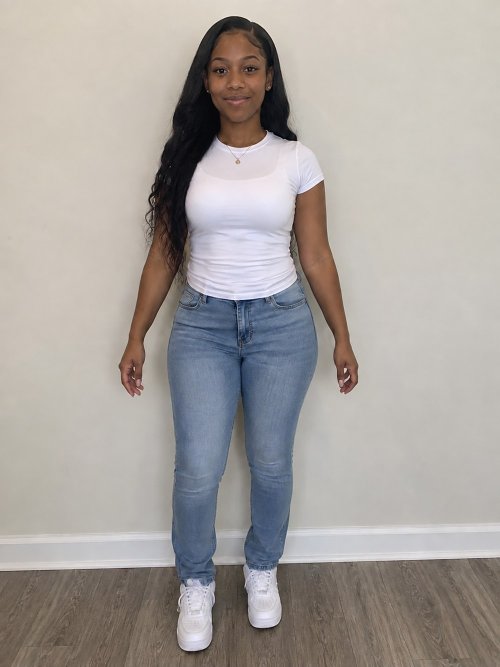
#> input picture docs/campaign/assets/01-her-photo.jpg, 1000 x 1333 px, found by its file name (shown at 1/2 size); its folder holds 7 pictures in this run
$ python render.py
#> lines starting #> are read from the running program, lines starting #| are printed output that depends on the picture
"""Render the VAA ALTERNATE motion ads as real 1080x1920 MP4s.

Each ad is a list of beats; a beat draws one frame at time t. Frames go through ffmpeg.
Assets come from the repo folder docs/campaign/assets.
"""
import math, os, subprocess, sys
from PIL import Image, ImageDraw, ImageFont

HERE = os.path.dirname(os.path.abspath(__file__))
ASSETS = r"C:\Users\User\neggarman\alternate-style-hub\docs\campaign\assets"
OUT = os.path.join(HERE, "out")
W, H, FPS = 1080, 1920, 30

INK = (25, 23, 16); PAPER = (243, 241, 236); MUSTARD = (219, 174, 73)
NAVY = (34, 42, 65); BAD = (140, 47, 47)

F_BLACK = r"C:\Windows\Fonts\ariblk.ttf"
F_BOLD = r"C:\Windows\Fonts\arialbd.ttf"
F_MONO = r"C:\Windows\Fonts\consolab.ttf"


def font(path, size):
    return ImageFont.truetype(path, size)


# [4 lines left out: function ease, not called in this run]


def load(name, zoom=1.0, focus=0.32):
    """An asset cropped to the 9:16 frame, `focus` = which part of the height to keep centred."""
#> called with name = '01-her-photo.jpg', zoom = 1, focus = 0.1
    im = Image.open(os.path.join(ASSETS, name)).convert("RGB")
#> im is the input picture: PIL image 1000x1333 RGB; mean R, G, B 167.9, 162.5, 158.2
    scale = max(W / im.width, H / im.height) * zoom
#> scale = 1.44
    im = im.resize((int(im.width * scale), int(im.height * scale)), Image.LANCZOS)
#> im: PIL image 1440x1919 RGB
    x = (im.width - W) // 2
#> x = 180
    y = int((im.height - H) * focus)
#> y = 0
    y = max(0, min(im.height - H, y))
    return im.crop((x, y, x + W, y + H))
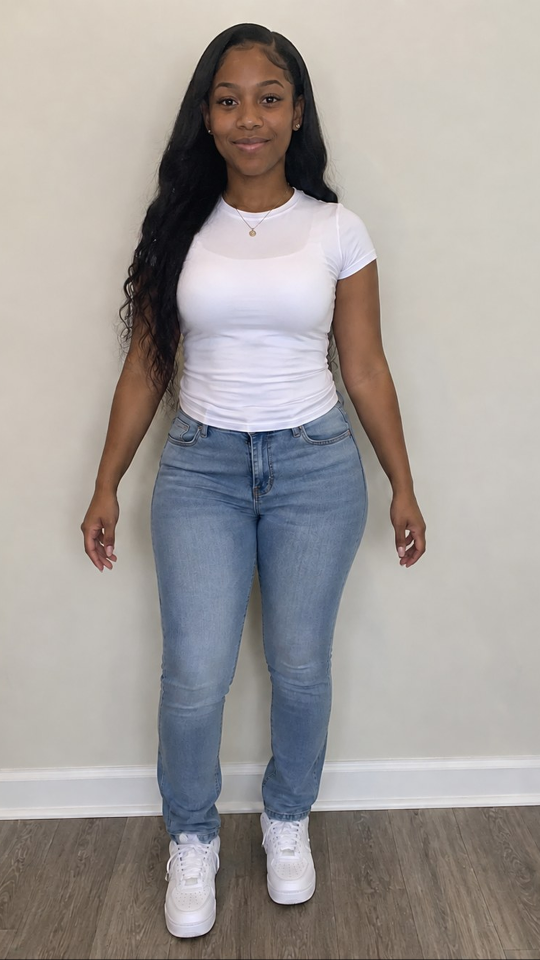
#> returned value: PIL image 1080x1920 RGB (shown at 1/2 size); mean R, G, B 161.4, 156.3, 153.7


# [136 lines left out: functions scrim, text, rise, brandbar, ad_heels, ad_ours and 1 more, not called in this run]


if __name__ == "__main__":
    os.makedirs(OUT, exist_ok=True)
    her = load("01-her-photo.jpg", focus=0.10)
    paid = load("04-paid-chatgpt.jpg", focus=0.10)
#> call 2 of load, with name = '04-paid-chatgpt.jpg', zoom = 1, focus = 0.1
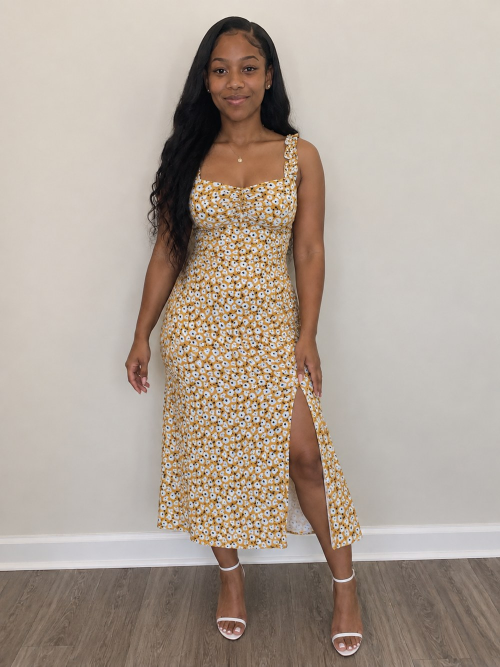
#> input picture docs/campaign/assets/04-paid-chatgpt.jpg, 1000 x 1333 px, found by its file name (shown at 1/2 size)
#> in load, im is the input picture: PIL image 1000x1333 RGB; mean R, G, B 176.2, 163.4, 152.2
#> in load (call 2), `return im.crop((x, y, x + W, y + H))`:
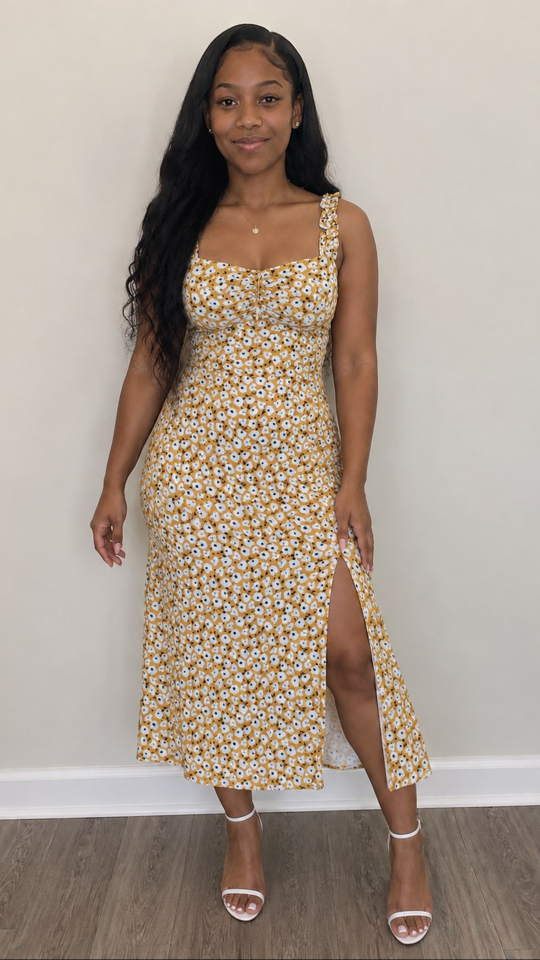
#> returned value: PIL image 1080x1920 RGB (shown at 1/2 size); mean R, G, B 170.8, 156.3, 144
    ours = load("05-alternate.jpg", focus=0.14)
#> call 3 of load, with name = '05-alternate.jpg', zoom = 1, focus = 0.14
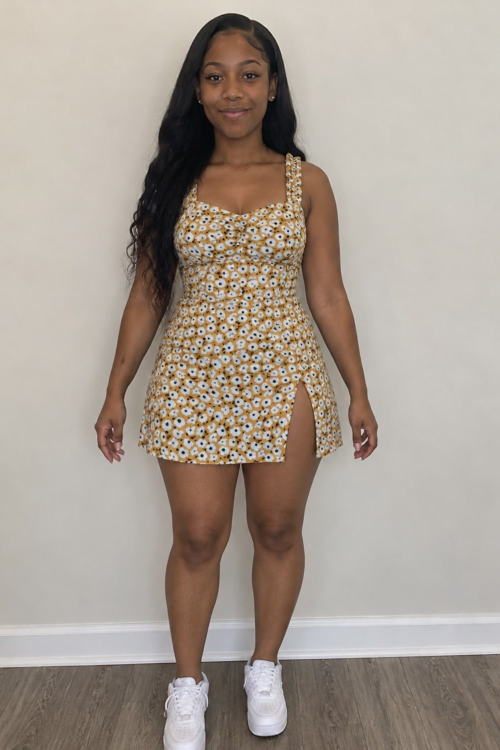
#> input picture docs/campaign/assets/05-alternate.jpg, 1000 x 1499 px, found by its file name (shown at 1/2 size)
#> in load, im is the input picture: PIL image 1000x1499 RGB; mean R, G, B 167.8, 156.9, 146.7
#> in load (call 3), `return im.crop((x, y, x + W, y + H))`:
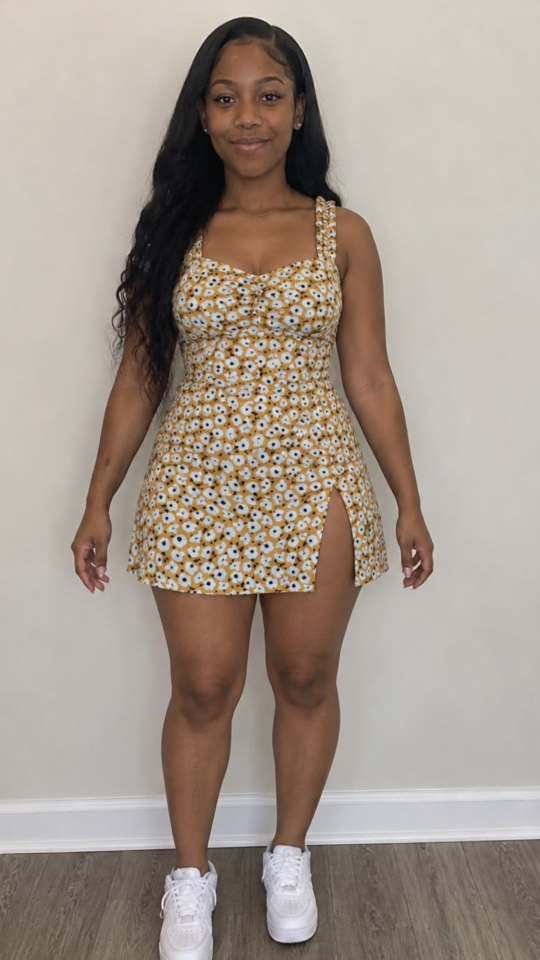
#> returned value: PIL image 1080x1920 RGB (shown at 1/2 size); mean R, G, B 163.7, 151.8, 141.2
    feet = Image.open(os.path.join(ASSETS, "07-feet-paid-chatgpt.jpg")).convert("RGB")
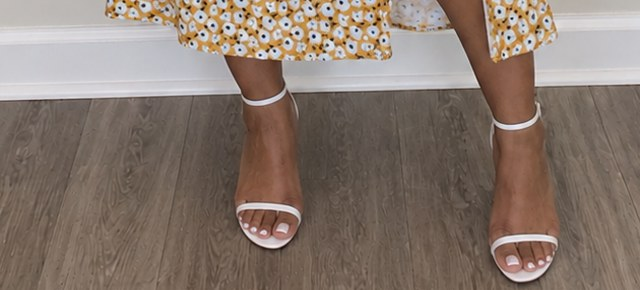
#> input picture docs/campaign/assets/07-feet-paid-chatgpt.jpg, 640 x 290 px, found by its file name
#> feet is the input picture: PIL image 640x290 RGB; mean R, G, B 135.1, 119.5, 109.3
#> (the run stopped early here; a loop or call above may not have finished)
